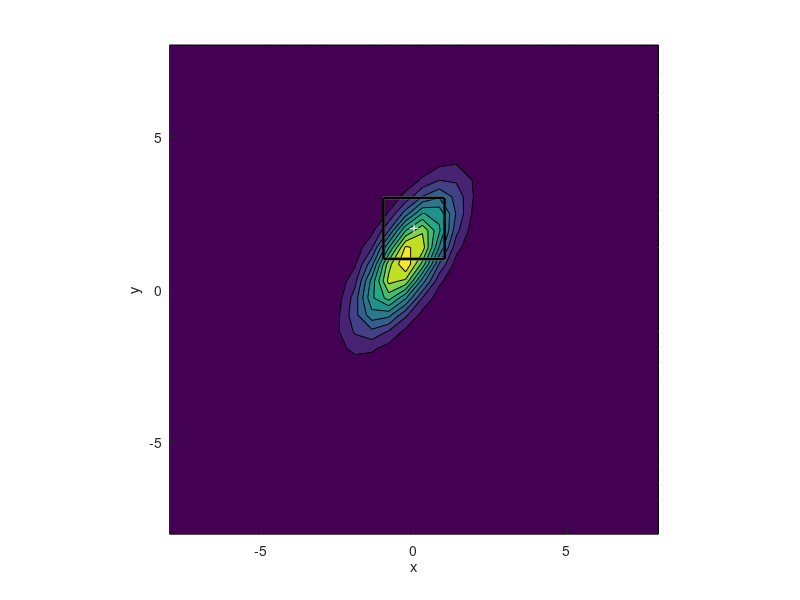
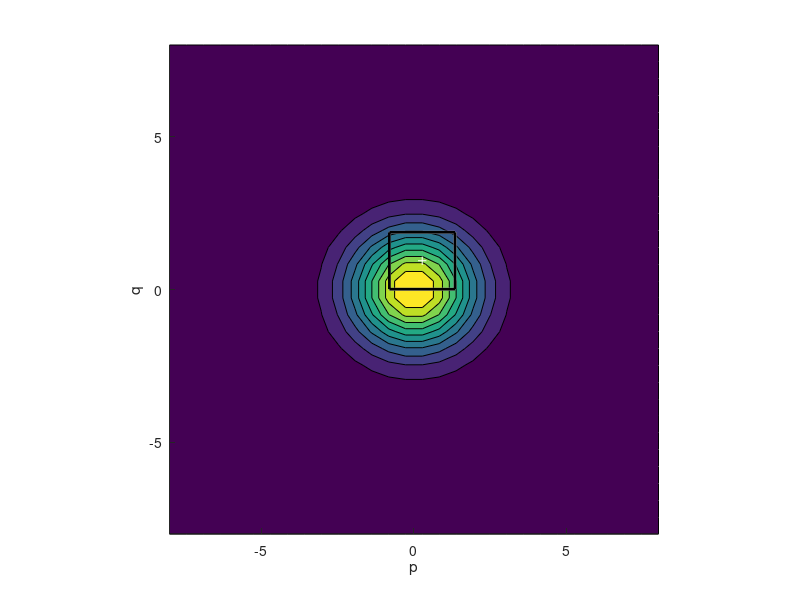

Recreate these plots in MATLAB, in order.
close all
clear

x = [1 -1 -1 1 1];
y = [3 3 1 1 3];

mux = 2*rand-1;
muy = 2*rand-1;

th = 2*pi*rand;

s1 = 1/rand;
s2 = 1/rand;
% s1 = 10^-2;
% s2 = 1;

scalesmat = diag([s1,s2]);
covmat = scalesmat*[1,cos(th);cos(th),1]*scalesmat;

covmat = [1 1;1 2];

pq = [cos(th) sin(th);-sin(th) cos(th)]*[x-mux;y-muy];
p = pq(1,:);
q = pq(2,:);

uv = scalesmat^(-1)*pq;
u = uv(1,:);
v = uv(2,:);

uvd = [cos(th) -sin(th);sin(th) cos(th)]*uv;
ud = uvd(1,:);
vd = uvd(2,:);

pqd = scalesmat*uvd;
pd = pqd(1,:);
qd = pqd(2,:);

trans_mat = scalesmat*[cos(th) -sin(th);sin(th) cos(th)]*scalesmat^(-1)*[cos(th) sin(th);-sin(th) cos(th)]
inv_trans_mat = inv(trans_mat);

aup = mean(pd([1,4]));
adp = mean(pd([2,3]));
auq = mean(qd([1,2]));
adq = mean(qd([3,4]));

ap = [aup,adp,adp,aup,aup];
aq = [auq,auq,adq,adq,auq];

axy = inv_trans_mat*[ap;aq];
ax = axy(1,:) + mux;
ay = axy(2,:) + muy;

low = -8;
high = 8;

xvec = linspace(low,high,30);%min([pd,x]),max([pd,x]),30);
yvec = linspace(low,high,30);%min([qd,y]),max([qd,y]),30);
[X,Y] = meshgrid(xvec,yvec)

F = nan(length(xvec),length(yvec));
G = nan(length(xvec),length(yvec));
for i=1:length(xvec)
    for j=1:length(yvec)
        F(j,i) = mvnpdf([xvec(i);yvec(j)],[mux;muy],covmat);
        G(j,i) = mvnpdf([xvec(i);yvec(j)],[0;0],scalesmat.^2);
    end
end

figure;

xlabel x
ylabel y
hold on;
contourf(X,Y,F);
plot(x,y,'w','LineWidth',2);
plot(mean(x(1:4)),mean(y(1:4)),'w+')
plot(ax,ay,'k','LineWidth',2);
axis square;
axis([low,high,low,high]);

figure;

xlabel p
ylabel q
hold on;
% plot(p,q,'r')
% plot(u,v,'g')
% plot(ud,vd,'b')
contourf(X,Y,G);
plot(pd,qd,'w','LineWidth',2);
plot(mean(pd(1:4)),mean(qd(1:4)),'w+')
plot(ap,aq,'k','LineWidth',2);
axis square;
axis([low,high,low,high]);
